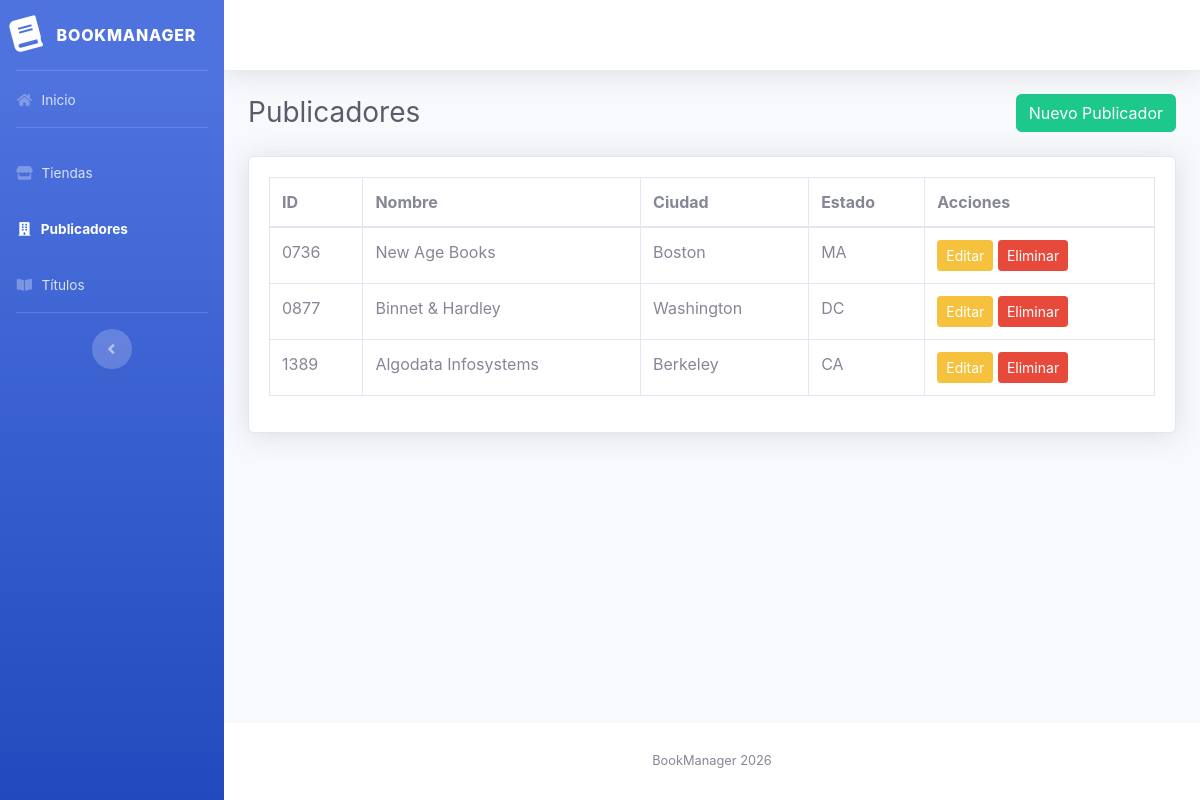
Screenshot of /views/publicadores/listar.php with the database file from the repository.
### tables this page shows
CREATE TABLE `publicadores` (
  `id_pub` varchar(4) NOT NULL,
  `nombre_pub` varchar(30) NOT NULL,
  `ciudad` varchar(15) NOT NULL,
  `estado` varchar(2) NOT NULL,
  PRIMARY KEY  (`id_pub`)
);

### models/Publicador.php (called while the page is built, shortened)
<?php
class Publicador implements CrudInterface
{
    private $db;
    public function __construct($db)
    {
        $this->db = $db;
    }
    public function getAll(): array
    {
        $sql = "SELECT * FROM publicadores";
        $stmt = $this->db->prepare($sql);
        $stmt->execute();
        return $stmt->fetchAll();
    }
}

### views/publicadores/listar.php (the view, shortened to what this page needs)
<?php
require_once __DIR__ . '/../../models/Publicador.php';
require_once __DIR__ . '/../../includes/header.php';
$database = new Database();
$db = $database->getConexion();
$publicador = new Publicador($db);
$lista = $publicador->getAll();
?>
<div class="d-sm-flex justify-content-between align-items-center mb-4">
    <h1 class="h3 mb-2 mb-sm-0 text-gray-800">Publicadores</h1>
    <a href="crear.php" class="btn btn-success">Nuevo Publicador</a>
</div>
<div class="card shadow mb-4">
    <div class="card-body">
        <div class="table-responsive">
            <table class="table table-bordered" width="100%" cellspacing="0">
                <thead>
                    <tr>
                        <th>ID</th>
                        <th>Nombre</th>
                        <th>Ciudad</th>
                        <th>Estado</th>
                        <th>Acciones</th>
                    </tr>
                </thead>
                <tbody>
                    <?php foreach ($lista as $fila) { ?>
                        <tr>
                            <td><?php echo htmlspecialchars($fila['id_pub']); ?></td>
                            <td><?php echo htmlspecialchars($fila['nombre_pub']); ?></td>
                            <td><?php echo htmlspecialchars($fila['ciudad']); ?></td>
                            <td><?php echo htmlspecialchars($fila['estado']); ?></td>
                            <td>
                                <a href="editar.php?id=<?php echo htmlspecialchars($fila['id_pub']); ?>" class="btn btn-warning btn-sm">Editar</a>
                                <form method="POST" action="eliminar.php" class="d-inline" onsubmit="return confirm('¿Seguro que quieres eliminar este publicador?');">
                                    <button type="submit" class="btn btn-danger btn-sm">Eliminar</button>
                                </form>
                            </td>
                        </tr>
                    <?php } ?>
                </tbody>
            </table>
        </div>
    </div>
</div>
<?php
require_once __DIR__ . '/../../includes/footer.php';
?>

### rows the page displays
publicadores: id_pub "0736", nombre_pub "New Age Books", ciudad "Boston", estado "MA"
publicadores: id_pub "0877", nombre_pub "Binnet & Hardley", ciudad "Washington", estado "DC"
publicadores: id_pub "1389", nombre_pub "Algodata Infosystems", ciudad "Berkeley", estado "CA"
